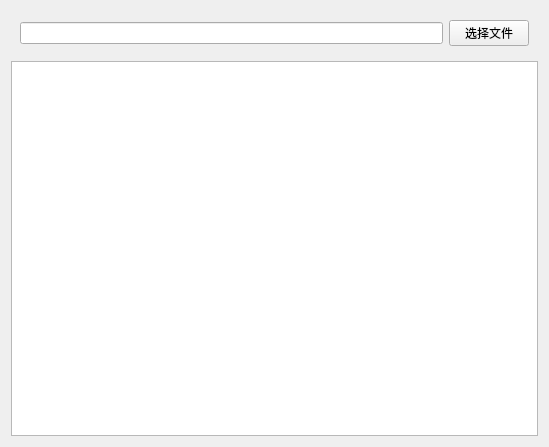
<?xml version="1.0" encoding="UTF-8"?>
<ui version="4.0">
 <class>Widget</class>
 <widget class="QWidget" name="Widget">
  <property name="geometry">
   <rect>
    <x>0</x>
    <y>0</y>
    <width>549</width>
    <height>447</height>
   </rect>
  </property>
  <property name="windowTitle">
   <string>Widget</string>
  </property>
  <layout class="QVBoxLayout" name="verticalLayout">
   <item>
    <widget class="QWidget" name="widget" native="true">
     <layout class="QHBoxLayout" name="horizontalLayout">
      <item>
       <widget class="QLineEdit" name="lineEdit"/>
      </item>
      <item>
       <widget class="QPushButton" name="pushButton">
        <property name="text">
         <string>选择文件</string>
        </property>
       </widget>
      </item>
     </layout>
    </widget>
   </item>
   <item>
    <widget class="QTextEdit" name="textEdit"/>
   </item>
  </layout>
 </widget>
 <resources/>
 <connections/>
</ui>
